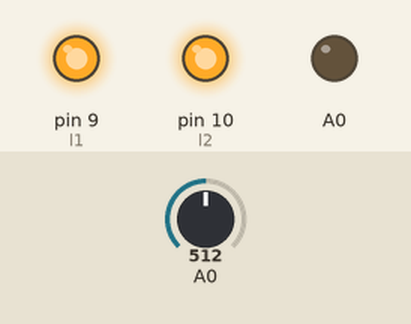
The sketch below on a simulated Arduino Uno, built with avr-gcc and run on an emulated ATmega328P. On the bench: output pins drawn as LEDs (lit = HIGH). The test bench sets the inputs (shaded band); at power-on: A0 = 512. What the sketch prints to the serial monitor is not drawn.

Above: at 1.8 s.
1.9 s: A0 set to 122
At 3.9 s:
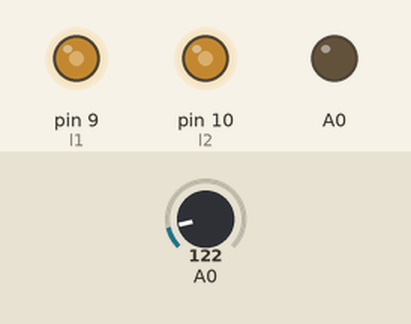
4.5 s: A0 set to 0
At 7.2 s:
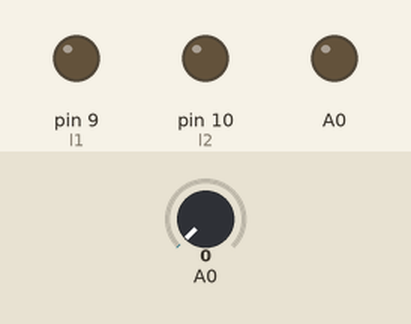
7.5 s: A0 set to 306
At 9.7 s:
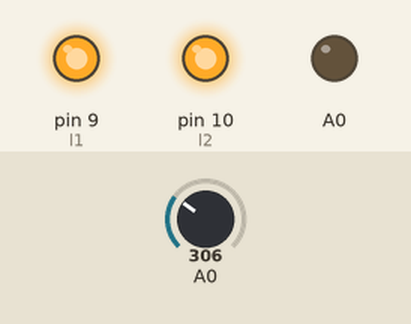
Timing chart, 0 to 11.2 s (numbered marks = the images above; inputs shaded):
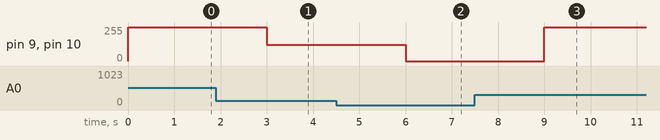

The sketch:

sketch_oct14a_robot_ardiuno.ino
```cpp
//The setup function is called once at startup of the sketch
#define btn 2
#define l1 9
#define l2 10

void setLeds();

int8_t leds = 3;
int power = 1023;

void setup(){
  //setLeds();
 Serial.begin(9600);
 pinMode(btn, INPUT_PULLUP);
 pinMode(l1, OUTPUT);
 pinMode(l2, OUTPUT);
 pinMode(A0, OUTPUT);
 analogWrite(l1, power);
 analogWrite(l2, power);
}

void loop(){
  setLeds();
  power = analogRead(A0);

  Serial.print(power);
  Serial.print(" ");
//  if(digitalRead(btn) == LOW){
//    delay(50);
//    if(digitalRead(btn) == LOW){
//      if(leds < 3) leds++;
//      else leds = 0;
//      setLeds();
//      delay(200);
//    }
//  }
  delay(1000);
}

void setLeds(){
  switch(leds){
  case 3:
    analogWrite(l1, power);
    analogWrite(l2, power);
    break;
  case 2:
    analogWrite(l1, 0);
    analogWrite(l2, power);
    break;
  case 1:
    analogWrite(l1, power);
    analogWrite(l2, 0);
    break;
  default:
    analogWrite(l1, 0);
    analogWrite(l2, 0);
    break;
  }
}
```

Measured:
- after the input at 1.9 s, pin 9 (l1), pin 10 (l2): 255/255 → 122/255 after 1.1 s
- after the input at 4.5 s, pin 9 (l1), pin 10 (l2): 122/255 → 0/255 after 1.5 s
- after the input at 7.5 s, pin 9 (l1), pin 10 (l2): 0/255 → 255/255 after 1.5 s
